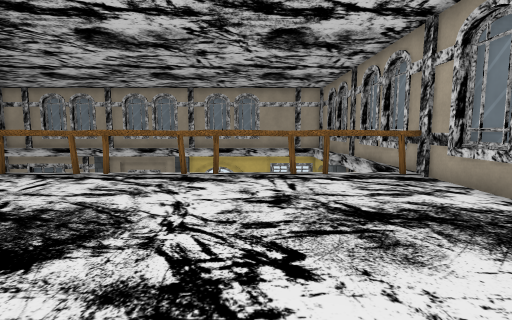
view 1 (above)

16 first-person views from a walk through a Unity game level. The camera is 1.3 m above the floor, tilts 6° down and sees 85° across. The floor is counted in squares, 1 m on a side. Each view is taken from the middle of a square. On the plan, view 1 faces up. The plan holds only what a view shows up to about 13 squares ahead; the rest is blank. The place goes on beyond the plan. Some surface patterns are stand-ins.

view 2
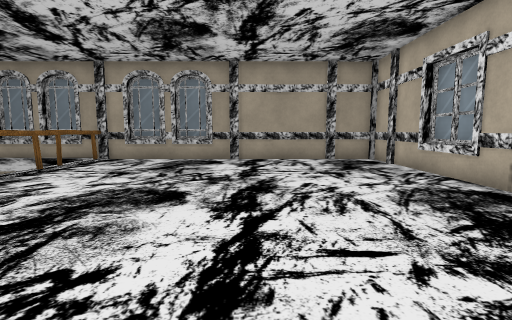

view 3
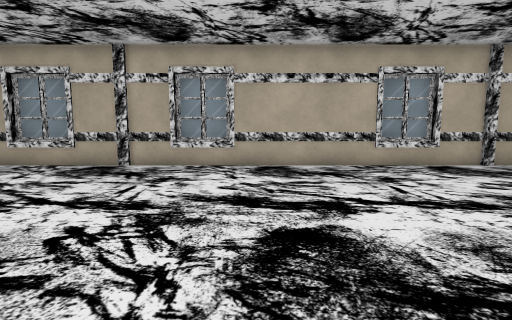

view 4
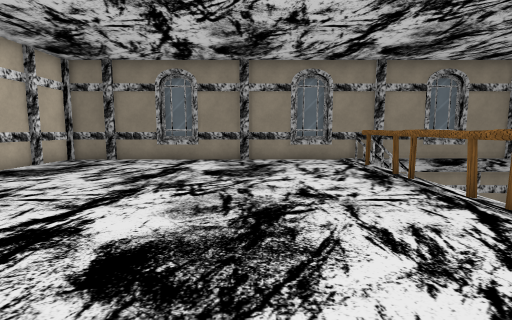

view 5
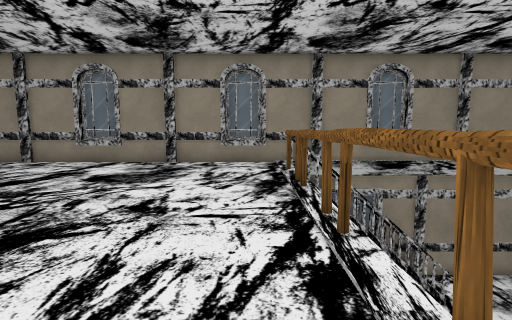

view 6
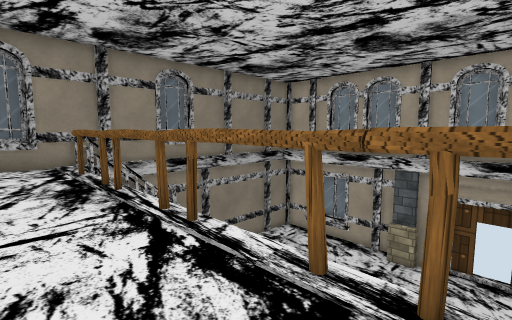

view 7
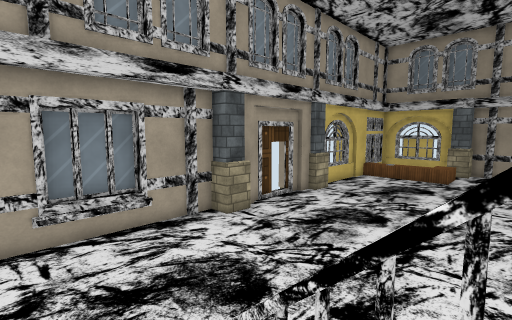

view 8
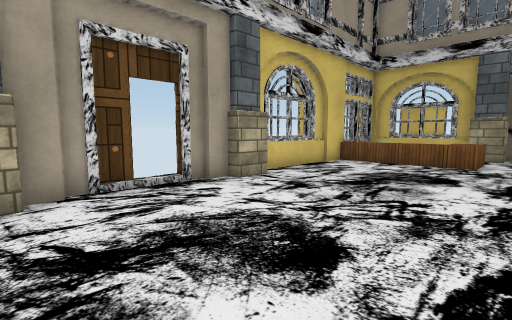

view 9
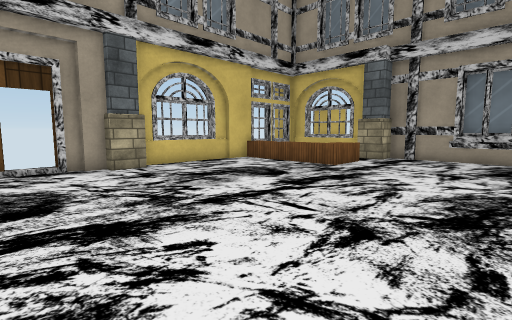

view 10
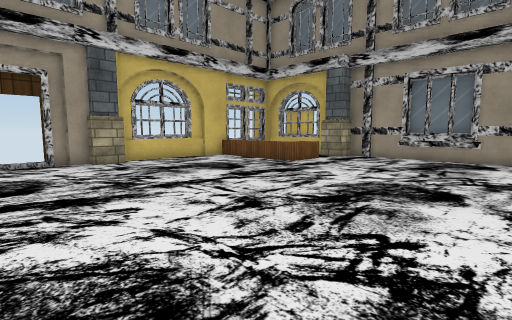

view 11
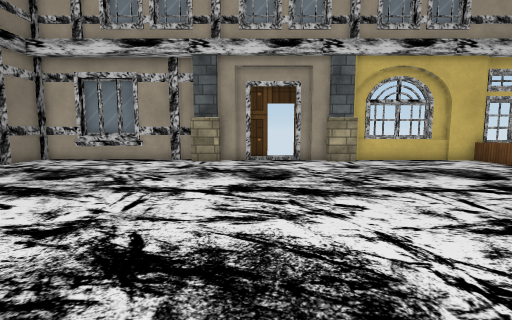

view 12
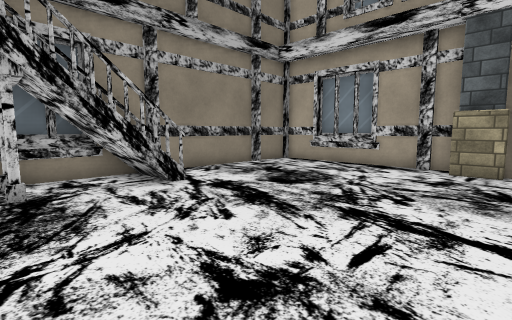

view 13
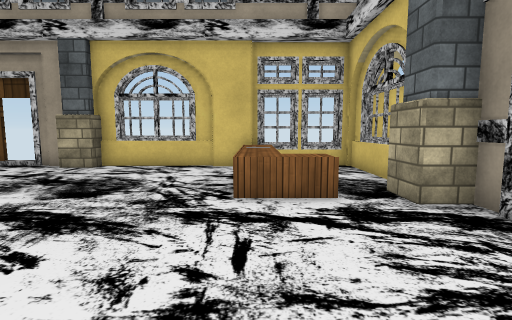

view 14
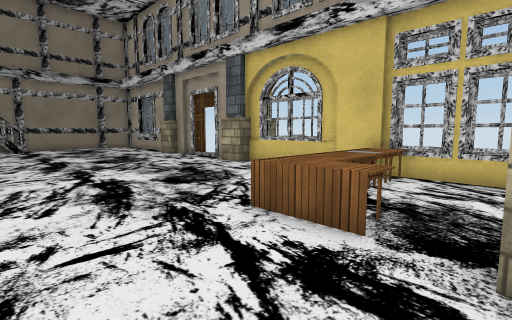

view 15
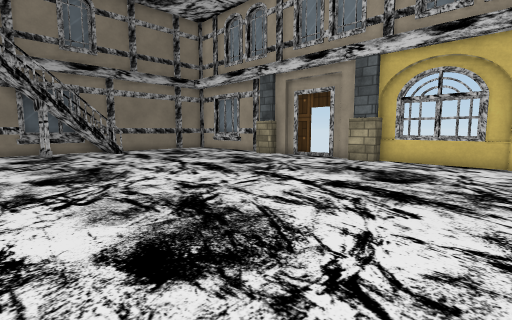

view 16
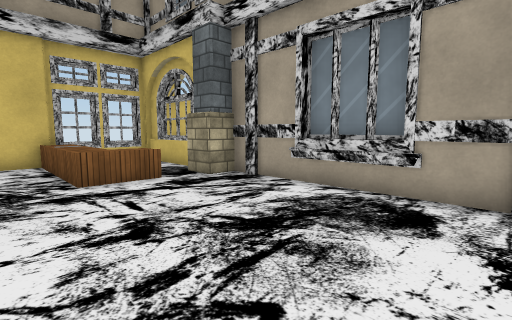

### Floor plan
Key: @ floor where view 1 was taken; # wall or solid block; x gap in a wall; . main floor; - floor 5 m lower than the main floor; / step, stairs or slope; = window, fence, low wall or low ledge; ^ raised ledge; C column; O other object.
Columns run from 19 left of view 1 to 6 right of it. Each row starts with its distance up from view 1.
 22        CC     #    #
 21 ########C## x###^^###=###
 20 #-------C#---#C----#O---#
 19 #-------------------O---#
 18 #-------------------O---#
 17 #-------------------O---#
 16 #-------------------OO-C#
 15 #-------------------OO-CCC
 14 #/#---------------------#
 13 #//---------------------#
 12 #//---------------------#
 11 #//---------------------#
 10 #//---------------------#
  9 #//---------------------#
  8 #.//////////////////////#
  7 #.......................#
  6 #.......................#
  5 #...........  ..........#
  4 #.......................#
  3 #.......................#
  2 #.......................#
  1 #.......................#
  0 #..................@....#
 -1 #.......................#
 -2 #.......................#
 -3 #.......................#
 -4 #.......................#
 -5 #########################

Where each view was taken, in squares from view 1:
view 1: 0 up, 0 right, facing up
view 2: 1 up, 8 left, facing right
view 3: 6 up, 8 left, facing down
view 4: 4 up, 6 left, facing left
view 5: 7 up, 7 left, facing left
view 6: 6 up, 7 left, facing up-left
view 7: 12 up, 18 left, facing up-right
view 8: 14 up, 11 left, facing up-right
view 9: 10 up, 9 left, facing up-right
view 10: 8 up, 9 left, facing up-right
view 11: 8 up, 9 left, facing up
view 12: 10 up, 10 left, facing up-left
view 13: 10 up, 1 right, facing up
view 14: 12 up, 4 right, facing up-left
view 15: 8 up, 0 right, facing up-left
view 16: 8 up, 1 left, facing up-right
